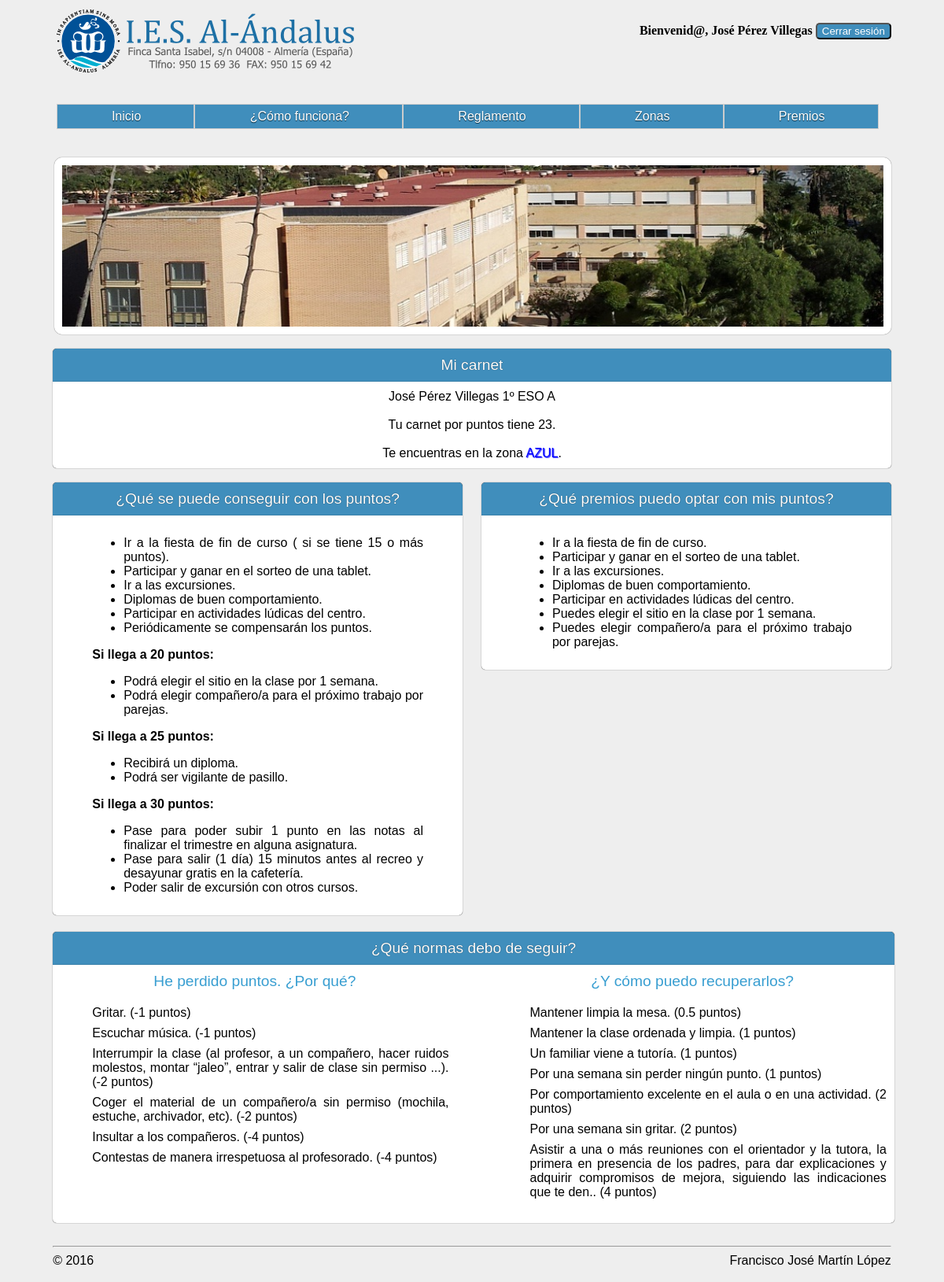
Screenshot of /carnetPorPuntos/students.php (signed in) with the database file from the repository.
### tables this page shows
CREATE TABLE `alumnado` (
  `Num_exp` int(11) NOT NULL,
  `Nombre_alumno` varchar(70) NOT NULL,
  `Apellidos_alumno` varchar(70) NOT NULL,
  `Carnet` int(11) NOT NULL,
  `Codigo_curso` int(11) NOT NULL
);

CREATE TABLE `curso` (
  `Codigo_curso` int(11) NOT NULL,
  `Nombre` varchar(45) NOT NULL
);

CREATE TABLE `carnet` (
  `Num_exp` int(11) NOT NULL,
  `Puntos` tinyint(4) NOT NULL
);

### carnetPorPuntos/students.php (the view, shortened to what this page needs)
<!DOCTYPE html>
<html lang="es">
<head>
    <link rel="stylesheet" href="css/students.css">
</head>
<body>
    <div class="header">
        <img src="images\LogoInsti.png" alt="logoInstituto" height="88" width="388">
        <?php
            $conexion = new mysqli('localhost','franweb','Usuario@2016','franweb');
            $conexion->query("SET NAMES 'utf8'");
            $student_name = "select Nombre_alumno, Apellidos_alumno from alumnado where Num_exp =  '" . $_SESSION['user'] . "'";
            $result = $conexion->query($student_name);
            $row = $result->fetch_assoc();
        ?>
            <div class="first_message">
                <b><?php echo "Bienvenid@, " . $row['Nombre_alumno'] . " " . $row['Apellidos_alumno'] . "   " ?></b>
                <a href="logout.php">
                    <input type="submit" value="Cerrar sesión">
                </a>
            </div>
    </div>
    <div id="menu">
        <ul class="nav">
            <li><a href="home.php#header">Inicio</a></li>
            <li><a href="home.php#works">¿Cómo funciona?</a></li>
            <li><a href="home.php#rules">Reglamento</a></li>
            <li><a href="home.php#zones">Zonas</a></li>
            <li><a href="home.php#awards">Premios</a></li>
        </ul>
    </div>
    <br>
    <br>
    <div class="slider2">
        <div id="slider">
            <img src="images/encima_escuela_idiomas.jpg">
        </div>
    </div>
    <?php
        $student_data = "select Nombre_alumno, Apellidos_alumno, carnet.Puntos, curso.Nombre from alumnado, curso, carnet where alumnado.Carnet = carnet.Num_exp and alumnado.Codigo_Curso = curso.Codigo_curso and alumnado.Num_exp =  '" . $_SESSION['user'] . "'";
        $result = $conexion->query($student_data);
        $row = $result->fetch_assoc();
   ?>
        <br>
        <div class="main_info">
            <div class="title0">Mi carnet</div>
            <div class="info">
                <?php echo $row['Nombre_alumno'] . " " . $row['Apellidos_alumno'] . "   " . $row['Nombre'] ?>
                    <br>
                    <br>
                    <?php echo "Tu carnet por puntos tiene " . $row['Puntos'] . "." ?>
                        <br>
                        <br>
                        <?php
                            if ($row['Puntos'] < 10) {
                                echo "Te encuentras en la zona <red class='red'>ROJA</red>.";
                            }else if ($row['Puntos'] >= 10 && $row['Puntos'] < 15) {
                                echo "Te encuentras en la zona <yellow class='yellow'>AMARILLA</yellow>.";
                            }else if ($row['Puntos'] >= 15 && $row['Puntos'] < 20) {
                                echo "Te encuentras en la zona <green class='green'>VERDE</green>.";
                            }else if ($row['Puntos'] >= 20) {
                                echo "Te encuentras en la zona <blue class='blue'>AZUL</blue>.";
                            }
                ?>
            </div>
        </div>
        <br>
        <div class="awards">
            <div class="title1">¿Qué se puede conseguir con los puntos?</div>
            <div class="title2">¿Qué premios puedo optar con mis puntos?</div>
            <div class="awards_description">
                <ul>
                    <blockquote>
                        <li>Ir a la fiesta de fin de curso ( si se tiene 15 o más puntos).</li>
                        <li>Participar y ganar en el sorteo de una tablet.</li>
                        <li>Ir a las excursiones.</li>
                        <li>Diplomas de buen comportamiento.</li>
                        <li>Participar en actividades lúdicas del centro.</li>
                        <li>Periódicamente se compensarán los puntos.</li>
                    </blockquote>
                    <b>Si llega a 20 puntos:</b>
                    <blockquote>
                        <li>Podrá elegir el sitio en la clase por 1 semana.</li>
                        <li>Podrá elegir compañero/a para el próximo trabajo por parejas.</li>
                    </blockquote>
                    <b>Si llega a 25 puntos:</b>
                    <blockquote>
                        <li>Recibirá un diploma.</li>
                        <li>Podrá ser vigilante de pasillo.</li>
                    </blockquote>
                    <b>Si llega a 30 puntos:</b>
                    <blockquote>
                        <li>Pase para poder subir 1 punto en las notas al finalizar el trimestre en alguna asignatura.</li>
                        <li>Pase para salir (1 día) 15 minutos antes al recreo y desayunar gratis en la cafetería.</li>
                        <li>Poder salir de excursión con otros cursos.</li>
                </ul>
            </div>
            <div class="own_awards">
                <ul>
                    <?php if ($row['Puntos'] >= 30){?>
                        <blockquote>
                            <li>Ir a la fiesta de fin de curso.</li>
                            <li>Participar y ganar en el sorteo de una tablet.</li>
                            <li>Ir a las excursiones.</li>
                            <li>Diplomas de buen comportamiento.</li>
                            <li>Participar en actividades lúdicas del centro.</li>
                            <li>Puedes elegir el sitio en la clase por 1 semana.</li>
                            <li>Puedes elegir compañero/a para el próximo trabajo por parejas.</li>
                            <li>Recibirás un diploma.</li>
                            <li>Puedes ser vigilante de pasillo.</li>
                            <li>Pase para poder subir 1 punto en las notas al finalizar el trimestre en alguna asignatura.</li>
                            <li>Pase para salir (1 día) 15 minutos antes al recreo y desayunar gratis en la cafetería.</li>
                            <li>Poder salir de excursión con otros cursos.</li>
                        </blockquote>
                            <?php }else if ($row['Puntos'] >= 20){?>
                                <blockquote>
                                    <li>Ir a la fiesta de fin de curso.</li>
                                    <li>Participar y ganar en el sorteo de una tablet.</li>
                                    <li>Ir a las excursiones.</li>
                                    <li>Diplomas de buen comportamiento.</li>
                                    <li>Participar en actividades lúdicas del centro.</li>
                                    <li>Puedes elegir el sitio en la clase por 1 semana.</li>
                                    <li>Puedes elegir compañero/a para el próximo trabajo por parejas.</li>
                                </blockquote>
                                <?php }else if ($row['Puntos'] >= 15){?>
                                    <blockquote>
                                        <li>Ir a la fiesta de fin de curso.</li>
                                        <li>Participar y ganar en el sorteo de una tablet.</li>
                                        <li>Ir a las excursiones.</li>
                                        <li>Diplomas de buen comportamiento.</li>
                                        <li>Participar en actividades lúdicas del centro.</li>
                                    </blockquote>
                                    <?php }else {?>
                                        <blockquote>
                                            Necesitarás ganar más puntos para conseguir algún premio.
                                        </blockquote>
                                        <?php }?>
                </ul>
            </div>
        </div>
        <?php
        $student_data = "select perdida_ganancia.Puntuacion, carnet.Puntos, curso.Codigo_curso, perdida_ganancia.Motivo from alumnado, curso, carnet, perdida_ganancia where alumnado.Carnet = carnet.Num_exp and alumnado.Codigo_Curso = curso.Codigo_curso and curso.Codigo_curso = perdida_ganancia.Codigo_curso and alumnado.Num_exp =  '" . $_SESSION['user'] . "'";
        $result = $conexion->query($student_data);
        ?>
            <br>
            <br>
            <br>
            <div class="rules">
                <div class="title3">¿Qué normas debo de seguir?</div>
                <div class="type_rules">
                    <div class="win_points">
                        <div class="title4">He perdido puntos. ¿Por qué?</div>
                        <ul>
                            <?php
                while ($row = $result->fetch_assoc()) {
                    if ($row['Puntuacion'] < 0) {
                        switch ($row['Codigo_curso']){
                                case 1: ?>
                                <li>
                                    <?php echo $row['Motivo'] . ". (" . $row['Puntuacion'] . " puntos)"; ?>
                                </li>
                                <?php break;
                                case 2: ?>
                                                    <?php break;
                            }
                        }
                    }
                               ?>
                        </ul>
                    </div>
                    <div class="lose_points">
                        <div class="title4">¿Y cómo puedo recuperarlos?</div>
                        <ul>
                            <?php
                        $result = $conexion->query($student_data);
                    while ($row = $result->fetch_assoc()) {
                        if ($row['Puntuacion'] > 0) {
                            switch ($row['Codigo_curso']){
                                case 1: ?>
                                <li>
                                    <?php echo $row['Motivo'] . ". (" . $row['Puntuacion'] . " puntos)"; ?>
                                </li>
                                <?php break;
                                case 2: ?>
                                                    <?php break;
                            }
                        }
                    }
                    ?>
                        </ul>
                    </div>
                </div>
                <div class="footer">
                    <hr> © 2016 <signature style="float:right;">Francisco José Martín López</signature>
                    <br>
                    <br>
                </div>
            </div>
</body>
</html>

### rows the page displays
alumnado: Nombre_alumno "José", Apellidos_alumno "Pérez Villegas", Codigo_curso.Nombre "1º ESO A", Carnet.Puntos "23"

### other values shown
$row['Motivo'] "Gritar"
$row['Puntuacion'] "-1"
$row['Motivo'] "Escuchar música"
$row['Motivo'] "Interrumpir la clase (al profesor, a un compañero, hacer ruidos molestos, montar “jaleo”, entrar y salir de clase sin permiso ...)"
$row['Puntuacion'] "-2"
$row['Motivo'] "Coger el material de un compañero/a sin permiso (mochila, estuche, archivador, etc)"
$row['Motivo'] "Insultar a los compañeros"
$row['Puntuacion'] "-4"
$row['Motivo'] "Contestas de manera irrespetuosa al profesorado"
$row['Motivo'] "Mantener limpia la mesa"
$row['Puntuacion'] "0.5"
$row['Motivo'] "Mantener la clase ordenada y limpia"
$row['Puntuacion'] "1"
$row['Motivo'] "Un familiar viene a tutoría"
$row['Motivo'] "Por una semana sin perder ningún punto"
